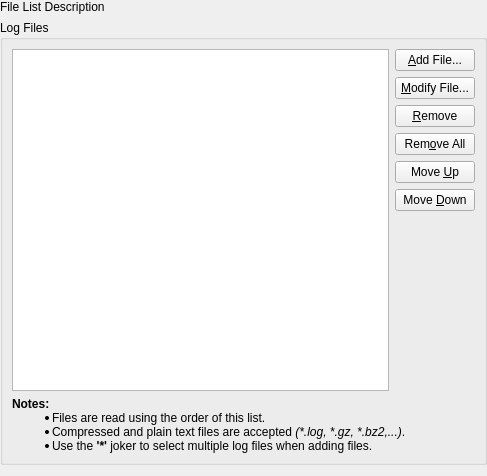
<ui version="4.0" >
 <class>FileListBase</class>
 <widget class="QWidget" name="FileListBase" >
  <property name="geometry" >
   <rect>
    <x>0</x>
    <y>0</y>
    <width>487</width>
    <height>476</height>
   </rect>
  </property>
  <property name="baseSize" >
   <size>
    <width>200</width>
    <height>400</height>
   </size>
  </property>
  <layout class="QVBoxLayout" >
   <property name="leftMargin" >
    <number>0</number>
   </property>
   <property name="topMargin" >
    <number>0</number>
   </property>
   <property name="rightMargin" >
    <number>0</number>
   </property>
   <item>
    <widget class="QLabel" name="description" >
     <property name="text" >
      <string>File List Description</string>
     </property>
     <property name="alignment" >
      <set>Qt::AlignJustify|Qt::AlignVCenter</set>
     </property>
     <property name="wordWrap" >
      <bool>true</bool>
     </property>
    </widget>
   </item>
   <item>
    <widget class="QGroupBox" name="filesBox" >
     <property name="title" >
      <string>Log Files</string>
     </property>
     <layout class="QGridLayout" >
      <item row="0" column="1" >
       <layout class="QVBoxLayout" >
        <item>
         <widget class="QPushButton" name="add" >
          <property name="toolTip" >
           <string>&lt;html>&lt;head>&lt;meta name="qrichtext" content="1" />&lt;style type="text/css">
p, li { white-space: pre-wrap; }
&lt;/style>&lt;/head>&lt;body style=" font-family:'Sans Serif'; font-size:9pt; font-weight:400; font-style:normal;">
&lt;p style=" margin-top:0px; margin-bottom:0px; margin-left:0px; margin-right:0px; -qt-block-indent:0; text-indent:0px;">Choose a new file&lt;/p>&lt;/body>&lt;/html></string>
          </property>
          <property name="whatsThis" >
           <string>&lt;html>&lt;head>&lt;meta name="qrichtext" content="1" />&lt;style type="text/css">
p, li { white-space: pre-wrap; }
&lt;/style>&lt;/head>&lt;body style=" font-family:'Sans Serif'; font-size:9pt; font-weight:400; font-style:normal;">
&lt;p style=" margin-top:0px; margin-bottom:0px; margin-left:0px; margin-right:0px; -qt-block-indent:0; text-indent:0px;">Opens a dialog box to choose a new file to be added to the list.&lt;/p>&lt;/body>&lt;/html></string>
          </property>
          <property name="text" >
           <string>&amp;Add File...</string>
          </property>
         </widget>
        </item>
        <item>
         <widget class="QPushButton" name="modify" >
          <property name="text" >
           <string>&amp;Modify File...</string>
          </property>
         </widget>
        </item>
        <item>
         <widget class="QPushButton" name="remove" >
          <property name="toolTip" >
           <string>&lt;html>&lt;head>&lt;meta name="qrichtext" content="1" />&lt;style type="text/css">
p, li { white-space: pre-wrap; }
&lt;/style>&lt;/head>&lt;body style=" font-family:'Sans Serif'; font-size:9pt; font-weight:400; font-style:normal;">
&lt;p style=" margin-top:0px; margin-bottom:0px; margin-left:0px; margin-right:0px; -qt-block-indent:0; text-indent:0px;">Delete the current file(s)&lt;/p>&lt;/body>&lt;/html></string>
          </property>
          <property name="whatsThis" >
           <string>&lt;html>&lt;head>&lt;meta name="qrichtext" content="1" />&lt;style type="text/css">
p, li { white-space: pre-wrap; }
&lt;/style>&lt;/head>&lt;body style=" font-family:'Sans Serif'; font-size:9pt; font-weight:400; font-style:normal;">
&lt;p style=" margin-top:0px; margin-bottom:0px; margin-left:0px; margin-right:0px; -qt-block-indent:0; text-indent:0px;">Deletes the selected files of the list.&lt;/p>&lt;/body>&lt;/html></string>
          </property>
          <property name="text" >
           <string>&amp;Remove</string>
          </property>
         </widget>
        </item>
        <item>
         <widget class="QPushButton" name="removeAll" >
          <property name="toolTip" >
           <string>&lt;html>&lt;head>&lt;meta name="qrichtext" content="1" />&lt;style type="text/css">
p, li { white-space: pre-wrap; }
&lt;/style>&lt;/head>&lt;body style=" font-family:'Sans Serif'; font-size:9pt; font-weight:400; font-style:normal;">
&lt;p style=" margin-top:0px; margin-bottom:0px; margin-left:0px; margin-right:0px; -qt-block-indent:0; text-indent:0px;">Remove all files&lt;/p>&lt;/body>&lt;/html></string>
          </property>
          <property name="whatsThis" >
           <string>&lt;html>&lt;head>&lt;meta name="qrichtext" content="1" />&lt;style type="text/css">
p, li { white-space: pre-wrap; }
&lt;/style>&lt;/head>&lt;body style=" font-family:'Sans Serif'; font-size:9pt; font-weight:400; font-style:normal;">
&lt;p style=" margin-top:0px; margin-bottom:0px; margin-left:0px; margin-right:0px; -qt-block-indent:0; text-indent:0px;">Remove all files of the list, even if they are not selected.&lt;/p>&lt;/body>&lt;/html></string>
          </property>
          <property name="text" >
           <string>Rem&amp;ove All</string>
          </property>
         </widget>
        </item>
        <item>
         <widget class="QPushButton" name="up" >
          <property name="enabled" >
           <bool>true</bool>
          </property>
          <property name="toolTip" >
           <string>&lt;html>&lt;head>&lt;meta name="qrichtext" content="1" />&lt;style type="text/css">
p, li { white-space: pre-wrap; }
&lt;/style>&lt;/head>&lt;body style=" font-family:'Sans Serif'; font-size:9pt; font-weight:400; font-style:normal;">
&lt;p style=" margin-top:0px; margin-bottom:0px; margin-left:0px; margin-right:0px; -qt-block-indent:0; text-indent:0px;">Move up the current file(s)&lt;/p>&lt;/body>&lt;/html></string>
          </property>
          <property name="whatsThis" >
           <string>&lt;html>&lt;head>&lt;meta name="qrichtext" content="1" />&lt;style type="text/css">
p, li { white-space: pre-wrap; }
&lt;/style>&lt;/head>&lt;body style=" font-family:'Sans Serif'; font-size:9pt; font-weight:400; font-style:normal;">
&lt;p style=" margin-top:0px; margin-bottom:0px; margin-left:0px; margin-right:0px; -qt-block-indent:0; text-indent:0px;">Moves up the selected files in the list. This option allows the files to be read &lt;span style=" font-weight:600;">in first&lt;/span> by KSystemLog.&lt;/p>&lt;/body>&lt;/html></string>
          </property>
          <property name="text" >
           <string>Move &amp;Up</string>
          </property>
         </widget>
        </item>
        <item>
         <widget class="QPushButton" name="down" >
          <property name="toolTip" >
           <string>&lt;html>&lt;head>&lt;meta name="qrichtext" content="1" />&lt;style type="text/css">
p, li { white-space: pre-wrap; }
&lt;/style>&lt;/head>&lt;body style=" font-family:'Sans Serif'; font-size:9pt; font-weight:400; font-style:normal;">
&lt;p style=" margin-top:0px; margin-bottom:0px; margin-left:0px; margin-right:0px; -qt-block-indent:0; text-indent:0px;">Move down the current file(s)&lt;/p>&lt;/body>&lt;/html></string>
          </property>
          <property name="whatsThis" >
           <string>&lt;html>&lt;head>&lt;meta name="qrichtext" content="1" />&lt;style type="text/css">
p, li { white-space: pre-wrap; }
&lt;/style>&lt;/head>&lt;body style=" font-family:'Sans Serif'; font-size:9pt; font-weight:400; font-style:normal;">
&lt;p style=" margin-top:0px; margin-bottom:0px; margin-left:0px; margin-right:0px; -qt-block-indent:0; text-indent:0px;">Moves down the selected files in the list. This option allows the files to be read &lt;span style=" font-weight:600;">at last&lt;/span> by KSystemLog.&lt;/p>&lt;/body>&lt;/html></string>
          </property>
          <property name="text" >
           <string>Move &amp;Down</string>
          </property>
         </widget>
        </item>
        <item>
         <spacer>
          <property name="orientation" >
           <enum>Qt::Vertical</enum>
          </property>
          <property name="sizeType" >
           <enum>QSizePolicy::MinimumExpanding</enum>
          </property>
          <property name="sizeHint" >
           <size>
            <width>20</width>
            <height>40</height>
           </size>
          </property>
         </spacer>
        </item>
       </layout>
      </item>
      <item row="1" column="0" colspan="2" >
       <widget class="QLabel" name="notes" >
        <property name="text" >
         <string>&lt;p style='margin-top:0px;margin-bottom:0px;'>&lt;b>Notes:&lt;/b>&lt;/p>&lt;ul style='margin-top:0px'>&lt;li>Files are read using the order of this list.&lt;/li>&lt;li>Compressed and plain text files are accepted &lt;i>(*.log, *.gz, *.bz2,...)&lt;/i>.&lt;/li>&lt;li>Use the &lt;b>'*'&lt;/b> joker to select multiple log files when adding files.&lt;/li>&lt;/ul></string>
        </property>
        <property name="wordWrap" >
         <bool>true</bool>
        </property>
       </widget>
      </item>
      <item row="0" column="0" >
       <widget class="QListWidget" name="fileList" >
        <property name="contextMenuPolicy" >
         <enum>Qt::ActionsContextMenu</enum>
        </property>
        <property name="toolTip" >
         <string>&lt;html>&lt;head>&lt;meta name="qrichtext" content="1" />&lt;style type="text/css">
p, li { white-space: pre-wrap; }
&lt;/style>&lt;/head>&lt;body style=" font-family:'Sans Serif'; font-size:9pt; font-weight:400; font-style:normal;">
&lt;p style=" margin-top:0px; margin-bottom:0px; margin-left:0px; margin-right:0px; -qt-block-indent:0; text-indent:0px;">List of files used by this log type.&lt;/p>&lt;/body>&lt;/html></string>
        </property>
        <property name="whatsThis" >
         <string>&lt;html>&lt;head>&lt;meta name="qrichtext" content="1" />&lt;style type="text/css">
p, li { white-space: pre-wrap; }
&lt;/style>&lt;/head>&lt;body style=" font-family:'Sans Serif'; font-size:9pt; font-weight:400; font-style:normal;">
&lt;p style=" margin-top:0px; margin-bottom:0px; margin-left:0px; margin-right:0px; -qt-block-indent:0; text-indent:0px;">Here is a list of every files that will be read by KSystemLog to display the current log lines.&lt;/p>&lt;/body>&lt;/html></string>
        </property>
        <property name="dragDropMode" >
         <enum>QAbstractItemView::InternalMove</enum>
        </property>
       </widget>
      </item>
     </layout>
    </widget>
   </item>
  </layout>
  <action name="addAction" >
   <property name="text" >
    <string>add</string>
   </property>
  </action>
 </widget>
 <resources/>
 <connections/>
</ui>
